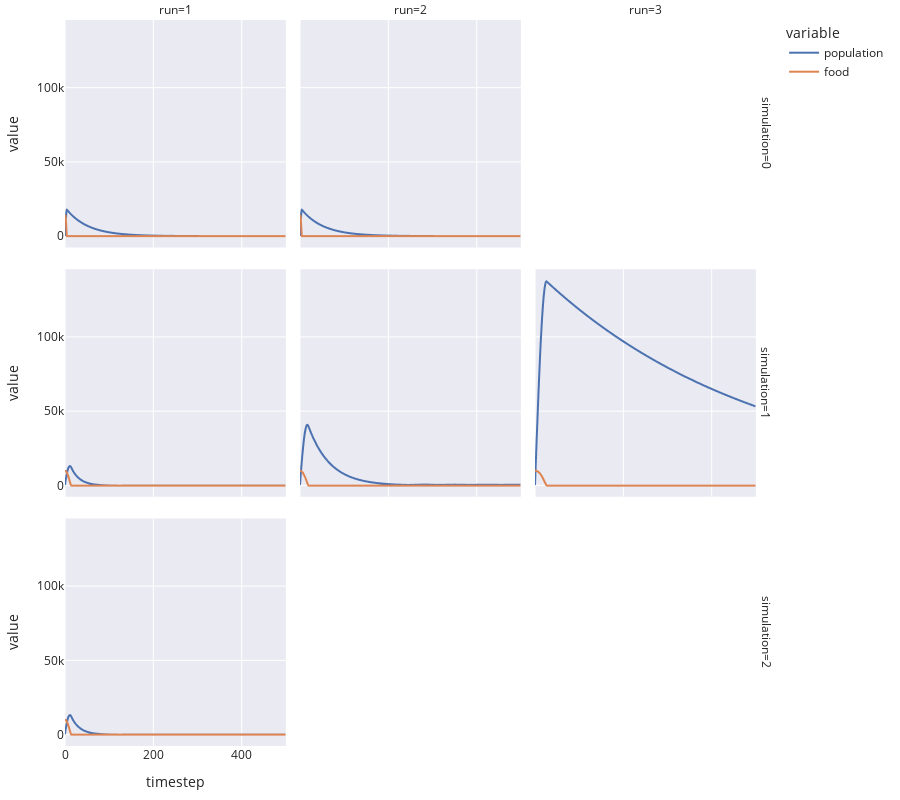

Here is the notebook cell this chart was saved with:
### Code cell
import plotly.express as px

fig = px.line(
    df,
    x='timestep',
    y=['population', 'food'],
    facet_row='simulation',
    facet_col='run',
    height=800,
    template='seaborn'
)

fig.update_layout(
    margin=dict(l=20, r=20, t=20, b=20),
)

fig.show()

### Figure 1 — Plotly figure (JSON) as saved in the notebook; plotly's stock layout.template omitted (floating-point values rounded to 4 significant figures; data arrays with more than 128 entries replaced by an {"elided": "..."} marker saying what was removed)
{"data": [{"hovertemplate": "variable=population<br>simulation=0<br>run=1<br>timestep=%{x}<br>value=%{y}<extra></extra>", "legendgroup": "population", "line": {"color": "rgb(76,114,176)", "dash": "solid"}, "mode": "lines", "name": "population", "showlegend": true, "type": "scattergl", "x": {"elided": "501 int values"}, "xaxis": "x7", "y": {"elided": "501 int values"}, "yaxis": "y7"}, {"hovertemplate": "variable=population<br>simulation=0<br>run=2<br>timestep=%{x}<br>value=%{y}<extra></extra>", "legendgroup": "population", "line": {"color": "rgb(76,114,176)", "dash": "solid"}, "mode": "lines", "name": "population", "showlegend": false, "type": "scattergl", "x": {"elided": "501 int values"}, "xaxis": "x8", "y": {"elided": "501 int values"}, "yaxis": "y8"}, {"hovertemplate": "variable=population<br>simulation=1<br>run=1<br>timestep=%{x}<br>value=%{y}<extra></extra>", "legendgroup": "population", "line": {"color": "rgb(76,114,176)", "dash": "solid"}, "mode": "lines", "name": "population", "showlegend": false, "type": "scattergl", "x": {"elided": "501 int values"}, "xaxis": "x4", "y": {"elided": "501 int values"}, "yaxis": "y4"}, {"hovertemplate": "variable=population<br>simulation=1<br>run=2<br>timestep=%{x}<br>value=%{y}<extra></extra>", "legendgroup": "population", "line": {"color": "rgb(76,114,176)", "dash": "solid"}, "mode": "lines", "name": "population", "showlegend": false, "type": "scattergl", "x": {"elided": "501 int values"}, "xaxis": "x5", "y": {"elided": "501 int values"}, "yaxis": "y5"}, {"hovertemplate": "variable=population<br>simulation=1<br>run=3<br>timestep=%{x}<br>value=%{y}<extra></extra>", "legendgroup": "population", "line": {"color": "rgb(76,114,176)", "dash": "solid"}, "mode": "lines", "name": "population", "showlegend": false, "type": "scattergl", "x": {"elided": "501 int values"}, "xaxis": "x6", "y": {"elided": "501 int values"}, "yaxis": "y6"}, {"hovertemplate": "variable=population<br>simulation=2<br>run=1<br>timestep=%{x}<br>value=%{y}<extra></extra>", "legendgroup": "population", "line": {"color": "rgb(76,114,176)", "dash": "solid"}, "mode": "lines", "name": "population", "showlegend": false, "type": "scattergl", "x": {"elided": "501 int values"}, "xaxis": "x", "y": {"elided": "501 int values"}, "yaxis": "y"}, {"hovertemplate": "variable=food<br>simulation=0<br>run=1<br>timestep=%{x}<br>value=%{y}<extra></extra>", "legendgroup": "food", "line": {"color": "rgb(221,132,82)", "dash": "solid"}, "mode": "lines", "name": "food", "showlegend": true, "type": "scattergl", "x": {"elided": "501 int values"}, "xaxis": "x7", "y": {"elided": "501 float values"}, "yaxis": "y7"}, {"hovertemplate": "variable=food<br>simulation=0<br>run=2<br>timestep=%{x}<br>value=%{y}<extra></extra>", "legendgroup": "food", "line": {"color": "rgb(221,132,82)", "dash": "solid"}, "mode": "lines", "name": "food", "showlegend": false, "type": "scattergl", "x": {"elided": "501 int values"}, "xaxis": "x8", "y": {"elided": "501 float values"}, "yaxis": "y8"}, {"hovertemplate": "variable=food<br>simulation=1<br>run=1<br>timestep=%{x}<br>value=%{y}<extra></extra>", "legendgroup": "food", "line": {"color": "rgb(221,132,82)", "dash": "solid"}, "mode": "lines", "name": "food", "showlegend": false, "type": "scattergl", "x": {"elided": "501 int values"}, "xaxis": "x4", "y": {"elided": "501 float values"}, "yaxis": "y4"}, {"hovertemplate": "variable=food<br>simulation=1<br>run=2<br>timestep=%{x}<br>value=%{y}<extra></extra>", "legendgroup": "food", "line": {"color": "rgb(221,132,82)", "dash": "solid"}, "mode": "lines", "name": "food", "showlegend": false, "type": "scattergl", "x": {"elided": "501 int values"}, "xaxis": "x5", "y": {"elided": "501 float values"}, "yaxis": "y5"}, {"hovertemplate": "variable=food<br>simulation=1<br>run=3<br>timestep=%{x}<br>value=%{y}<extra></extra>", "legendgroup": "food", "line": {"color": "rgb(221,132,82)", "dash": "solid"}, "mode": "lines", "name": "food", "showlegend": false, "type": "scattergl", "x": {"elided": "501 int values"}, "xaxis": "x6", "y": {"elided": "501 float values"}, "yaxis": "y6"}, {"hovertemplate": "variable=food<br>simulation=2<br>run=1<br>timestep=%{x}<br>value=%{y}<extra></extra>", "legendgroup": "food", "line": {"color": "rgb(221,132,82)", "dash": "solid"}, "mode": "lines", "name": "food", "showlegend": false, "type": "scattergl", "x": {"elided": "501 int values"}, "xaxis": "x", "y": {"elided": "501 float values"}, "yaxis": "y"}], "layout": {"annotations": [{"font": {}, "showarrow": false, "text": "run=1", "x": 0.1567, "xanchor": "center", "xref": "paper", "y": 1.0, "yanchor": "bottom", "yref": "paper"}, {"font": {}, "showarrow": false, "text": "run=2", "x": 0.49, "xanchor": "center", "xref": "paper", "y": 1.0, "yanchor": "bottom", "yref": "paper"}, {"font": {}, "showarrow": false, "text": "run=3", "x": 0.8233, "xanchor": "center", "xref": "paper", "y": 1.0, "yanchor": "bottom", "yref": "paper"}, {"font": {}, "showarrow": false, "text": "simulation=2", "textangle": 90, "x": 0.98, "xanchor": "left", "xref": "paper", "y": 0.1567, "yanchor": "middle", "yref": "paper"}, {"font": {}, "showarrow": false, "text": "simulation=1", "textangle": 90, "x": 0.98, "xanchor": "left", "xref": "paper", "y": 0.5, "yanchor": "middle", "yref": "paper"}, {"font": {}, "showarrow": false, "text": "simulation=0", "textangle": 90, "x": 0.98, "xanchor": "left", "xref": "paper", "y": 0.8433, "yanchor": "middle", "yref": "paper"}], "height": 800, "legend": {"title": {"text": "variable"}, "tracegroupgap": 0}, "margin": {"b": 20, "l": 20, "r": 20, "t": 20}, "xaxis": {"anchor": "y", "domain": [0, 0.3133], "title": {"text": "timestep"}}, "xaxis2": {"anchor": "y2", "domain": [0.3333, 0.6467], "matches": "x", "title": {"text": "timestep"}}, "xaxis3": {"anchor": "y3", "domain": [0.6667, 0.98], "matches": "x", "title": {"text": "timestep"}}, "xaxis4": {"anchor": "y4", "domain": [0, 0.3133], "matches": "x", "showticklabels": false}, "xaxis5": {"anchor": "y5", "domain": [0.3333, 0.6467], "matches": "x", "showticklabels": false}, "xaxis6": {"anchor": "y6", "domain": [0.6667, 0.98], "matches": "x", "showticklabels": false}, "xaxis7": {"anchor": "y7", "domain": [0, 0.3133], "matches": "x", "showticklabels": false}, "xaxis8": {"anchor": "y8", "domain": [0.3333, 0.6467], "matches": "x", "showticklabels": false}, "xaxis9": {"anchor": "y9", "domain": [0.6667, 0.98], "matches": "x", "showticklabels": false}, "yaxis": {"anchor": "x", "domain": [0, 0.3133], "title": {"text": "value"}}, "yaxis2": {"anchor": "x2", "domain": [0, 0.3133], "matches": "y", "showticklabels": false}, "yaxis3": {"anchor": "x3", "domain": [0, 0.3133], "matches": "y", "showticklabels": false}, "yaxis4": {"anchor": "x4", "domain": [0.3433, 0.6567], "matches": "y", "title": {"text": "value"}}, "yaxis5": {"anchor": "x5", "domain": [0.3433, 0.6567], "matches": "y", "showticklabels": false}, "yaxis6": {"anchor": "x6", "domain": [0.3433, 0.6567], "matches": "y", "showticklabels": false}, "yaxis7": {"anchor": "x7", "domain": [0.6867, 1.0], "matches": "y", "title": {"text": "value"}}, "yaxis8": {"anchor": "x8", "domain": [0.6867, 1.0], "matches": "y", "showticklabels": false}, "yaxis9": {"anchor": "x9", "domain": [0.6867, 1.0], "matches": "y", "showticklabels": false}}}
